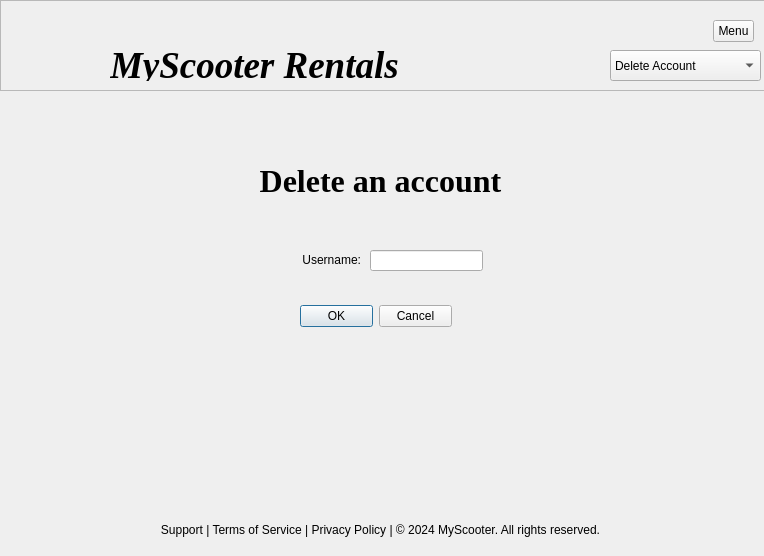
<?xml version="1.0" encoding="UTF-8"?>
<ui version="4.0">
 <class>deleteUser</class>
 <widget class="QDialog" name="deleteUser">
  <property name="geometry">
   <rect>
    <x>0</x>
    <y>0</y>
    <width>764</width>
    <height>556</height>
   </rect>
  </property>
  <property name="windowTitle">
   <string>Dialog</string>
  </property>
  <widget class="QFrame" name="frame">
   <property name="geometry">
    <rect>
     <x>0</x>
     <y>0</y>
     <width>771</width>
     <height>91</height>
    </rect>
   </property>
   <property name="frameShape">
    <enum>QFrame::StyledPanel</enum>
   </property>
   <property name="frameShadow">
    <enum>QFrame::Raised</enum>
   </property>
   <widget class="QLabel" name="label_5">
    <property name="geometry">
     <rect>
      <x>110</x>
      <y>50</y>
      <width>441</width>
      <height>31</height>
     </rect>
    </property>
    <property name="font">
     <font>
      <family>Times New Roman</family>
      <pointsize>28</pointsize>
      <italic>true</italic>
      <bold>true</bold>
     </font>
    </property>
    <property name="text">
     <string>MyScooter Rentals</string>
    </property>
   </widget>
   <widget class="QLabel" name="label_6">
    <property name="geometry">
     <rect>
      <x>10</x>
      <y>0</y>
      <width>81</width>
      <height>81</height>
     </rect>
    </property>
    <property name="text">
     <string/>
    </property>
    <property name="pixmap">
     <pixmap>../scooter.png</pixmap>
    </property>
    <property name="scaledContents">
     <bool>true</bool>
    </property>
    <property name="wordWrap">
     <bool>false</bool>
    </property>
   </widget>
   <widget class="QToolButton" name="toolButton_2">
    <property name="geometry">
     <rect>
      <x>713</x>
      <y>20</y>
      <width>41</width>
      <height>22</height>
     </rect>
    </property>
    <property name="text">
     <string>Menu</string>
    </property>
   </widget>
   <widget class="QComboBox" name="comboBox">
    <property name="geometry">
     <rect>
      <x>610</x>
      <y>50</y>
      <width>151</width>
      <height>31</height>
     </rect>
    </property>
    <property name="palette">
     <palette>
      <active>
       <colorrole role="WindowText">
        <brush brushstyle="SolidPattern">
         <color alpha="255">
          <red>255</red>
          <green>255</green>
          <blue>255</blue>
         </color>
        </brush>
       </colorrole>
      </active>
      <inactive>
       <colorrole role="WindowText">
        <brush brushstyle="SolidPattern">
         <color alpha="255">
          <red>255</red>
          <green>255</green>
          <blue>255</blue>
         </color>
        </brush>
       </colorrole>
      </inactive>
      <disabled/>
     </palette>
    </property>
    <property name="editable">
     <bool>false</bool>
    </property>
    <property name="currentText">
     <string>Delete Account</string>
    </property>
    <item>
     <property name="text">
      <string>Delete Account</string>
     </property>
    </item>
    <item>
     <property name="text">
      <string>Home</string>
     </property>
    </item>
    <item>
     <property name="text">
      <string>Promote/Demote Account</string>
     </property>
    </item>
    <item>
     <property name="text">
      <string>Change Account Data</string>
     </property>
    </item>
   </widget>
  </widget>
  <widget class="QLabel" name="label">
   <property name="geometry">
    <rect>
     <x>240</x>
     <y>250</y>
     <width>121</width>
     <height>20</height>
    </rect>
   </property>
   <property name="text">
    <string>Username:</string>
   </property>
   <property name="alignment">
    <set>Qt::AlignRight|Qt::AlignTrailing|Qt::AlignVCenter</set>
   </property>
  </widget>
  <widget class="QLineEdit" name="lineEdit">
   <property name="geometry">
    <rect>
     <x>370</x>
     <y>250</y>
     <width>113</width>
     <height>21</height>
    </rect>
   </property>
  </widget>
  <widget class="QDialogButtonBox" name="buttonBox">
   <property name="geometry">
    <rect>
     <x>300</x>
     <y>300</y>
     <width>152</width>
     <height>32</height>
    </rect>
   </property>
   <property name="standardButtons">
    <set>QDialogButtonBox::Cancel|QDialogButtonBox::Ok</set>
   </property>
  </widget>
  <widget class="QLabel" name="label_2">
   <property name="geometry">
    <rect>
     <x>0</x>
     <y>360</y>
     <width>761</width>
     <height>20</height>
    </rect>
   </property>
   <property name="text">
    <string/>
   </property>
   <property name="alignment">
    <set>Qt::AlignCenter</set>
   </property>
  </widget>
  <widget class="QLabel" name="label_7">
   <property name="geometry">
    <rect>
     <x>0</x>
     <y>160</y>
     <width>761</width>
     <height>41</height>
    </rect>
   </property>
   <property name="font">
    <font>
     <family>Times New Roman</family>
     <pointsize>24</pointsize>
     <italic>false</italic>
     <bold>true</bold>
    </font>
   </property>
   <property name="text">
    <string>Delete an account</string>
   </property>
   <property name="alignment">
    <set>Qt::AlignCenter</set>
   </property>
  </widget>
  <widget class="QLabel" name="label_3">
   <property name="geometry">
    <rect>
     <x>0</x>
     <y>520</y>
     <width>761</width>
     <height>20</height>
    </rect>
   </property>
   <property name="text">
    <string>Support | Terms of Service | Privacy Policy | © 2024 MyScooter. All rights reserved.</string>
   </property>
   <property name="alignment">
    <set>Qt::AlignCenter</set>
   </property>
  </widget>
 </widget>
 <resources/>
 <connections/>
</ui>
